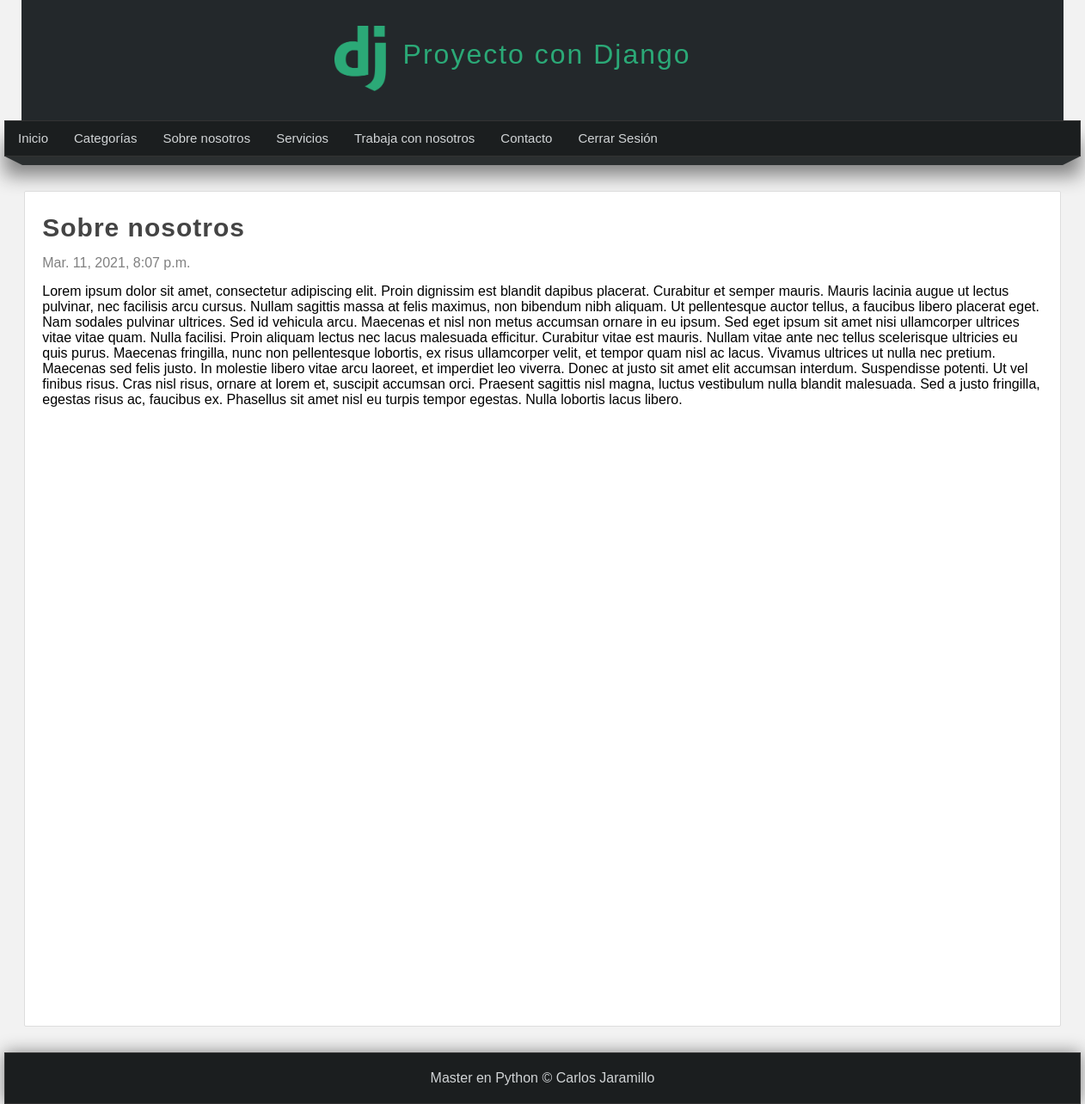
The page /pagina/sobre-nosotros/ (signed in) on the database its author committed.
### pages/models.py (models this page shows, shortened)
class Page(models.Model):
    title = models.CharField(max_length=50, verbose_name='Título')
    content = RichTextField(verbose_name='Contenido')
    slug = models.CharField(unique = True, max_length=150, verbose_name='URL amigable')
    order = models.IntegerField(default=0, verbose_name='Orden')
    visible = models.BooleanField(verbose_name='¿Visible?')
    created_at = models.DateTimeField(auto_now_add=True, verbose_name='Creado el')
    updated_at = models.DateTimeField(auto_now=True, verbose_name='Actualizado el')
    class Meta:
        verbose_name='Página'
        verbose_name_plural='Páginas'

### pages/views.py (the view)
# urls.py: path('pagina/<str:slug>/', views.page, name="page")
@login_required(login_url='login')
def page(request, slug):
    page = Page.objects.get(slug=slug)
    return render(request, 'pages/page.html',{
        'page': page
    })

### blog/processor.py (called while the page is built)
def get_categories(request):
    ids = Article.objects.filter(public=True).values_list('categories', flat=True)
    categories = Category.objects.filter(id__in=ids).values_list('id', 'name')
    return{
        'categories' : categories,
        'ids' : ids
    }

### pages/context_processor.py (called while the page is built)
def get_pages(request):
    pages = Page.objects.filter(visible=True).order_by('order').values_list('id', 'title', 'slug')
    return{
        'pages' : pages
    }

### pages/templates/pages/page.html (shortened to what this page needs)
{% extends 'layouts/layout.html' %}
{% block content %}
    <h1 class="title"> {{ page.title }} </h1>
    <span class="date"> {{page.created_at }} </span>
    <p class="content"> {{ page.content|safe }} </p>
{% endblock content %}

### mainapp/templates/layouts/layout.html (shortened to what this page needs)
<!DOCTYPE html>
<html lang="en">
<head>
    {% load static %}
    <link rel="stylesheet" type="text/css" href="{% static 'css/styles.css' %}">
</head>
<body>
    <header>
        <div id="logotipo">
            <img src="{% static 'images/logo.png'%}" alt="logo">
            <h1>Proyecto con Django</h1>
        </div>
    </header>
    <nav>
        <ul>
            <li>
                <a href="{% url 'index' %}" > Inicio </a>
            </li>
            {% if user.email %}
                <li>
                    <a href="{% url 'list_articles' %}" > Categorías </a>
                </li>
                {% for page in pages %}
                    <li> <a href="{% url 'page' page.2 %}" > {{page.1}} </a> </li>
                {% endfor %}
                <li>
                    <a href="{% url 'logout' %}" > Cerrar Sesión </a>
                </li>
            {% endif %}
        </ul>
    </nav>
    <div class="barra">
        <span class="esquina-izquierda"></span>
        <span class="relleno-barra"></span>
        <span class="esquina-derecha"></span>
    </div>
    <div id="content">
        <div class="box">
            {% block content %}{% endblock %}
        </div>
    </div>
    <footer>
        Master en Python &copy; Carlos Jaramillo
    </footer>
</body>
</html>

### mainapp/static/css/styles.css (style rules this page uses)
* { margin: 0px; padding: 0px; font-family: sans-serif, Arial, Helvetica; text-decoration: none; }
body { background-color: #f2f2f2; }
header { width: 1212px; height: 140px; background-color: #23282B; margin: 0 auto; }
#logotipo { width: 40%; height: 130px; margin: 0 auto; padding-top: 10px; }
#logotipo img { display: block; float: left; width: 60px; margin-top: 20px; }
#logotipo h1 { display: block; float: left; margin-top: 35px; margin-left: 20px; letter-spacing: 2px; font-weight: 100; color: #2ba977; }
nav { width: 1250px; height: 40px; background-color: #1b1e1f; border: 1px solid #333333; margin: 0 auto; box-shadow: 0px 22px 22px gray; font-size: 15px; }
nav > ul { list-style: none; text-decoration: none; }
nav > ul > li { line-height: 40px; float: left; }
nav > ul > li > a { display: block; padding-left: 15px; padding-right: 15px; color: #d1d4d6; }
.barra { width: 1250px; margin: 0 auto; }
.esquina-izquierda { display: block; border-left: 20px solid transparent; border-top: 10px solid #2b2f30; float: left; }
.esquina-derecha { display: block; border-right: 20px solid transparent; border-top: 10px solid #2b2f30; float: right; }
.relleno-barra { display: block; width: 1210px; background: #2b2f30; height: 10px; float: left; }
#content { width: 1212px; min-height: 930px; margin: 0 auto; margin-bottom: 30px; margin-top: 40px; }
.box { background: white; width: 96%; min-height: 930px; padding: 20px; border: 1px solid #ddd; border-radius: 2px; margin: 0 auto; }
.title { color: #444; letter-spacing: 1px; font-size: 30px; margin-bottom: 10px; margin-top: 5px; }
.date { display: block; margin-top: 15px; margin-bottom: 15px; color: gray; }
.content { line-height: 25px; text-align: justify; }
footer { width: 1250px; background-color: #1b1e1f; border: 1px solid #333; color: #d1d4d6; text-align: center; padding-top: 20px; padding-bottom: 20px; box-shadow: 0px 0px 20px gray; margin: 0 auto; }
p { margin-top: 5px; margin-bottom: 5px; }

### rows shown on the page
Page: title "Sobre nosotros", created_at "Mar. 11, 2021, 8:07 p.m.", content "Lorem ipsum dolor sit amet, consectetur adipiscing elit. Proin dignissim est blandit dapibus placerat. Curabitur et semper mauris. Mauris lacinia augue ut lectus pulvinar, nec facilisis arcu cursus. Nullam sagittis massa at felis maximus, non bibendum nibh aliquam. Ut pellentesque auctor tellus, a faucibus libero placerat eget. Nam sodales pulvinar ultrices. Sed id vehicula arcu. Maecenas et nisl non metus accumsan ornare in eu ipsum. Sed eget ipsum sit amet nisi ullamcorper ultrices vitae vitae quam. Nulla facilisi. Proin aliquam lectus nec lacus malesuada efficitur. Curabitur vitae est mauris. Nullam vitae ante nec tellus scelerisque ultricies eu quis purus. Maecenas fringilla, nunc non…"
Page: title "Servicios"
Page: title "Trabaja con nosotros"
Page: title "Contacto"
